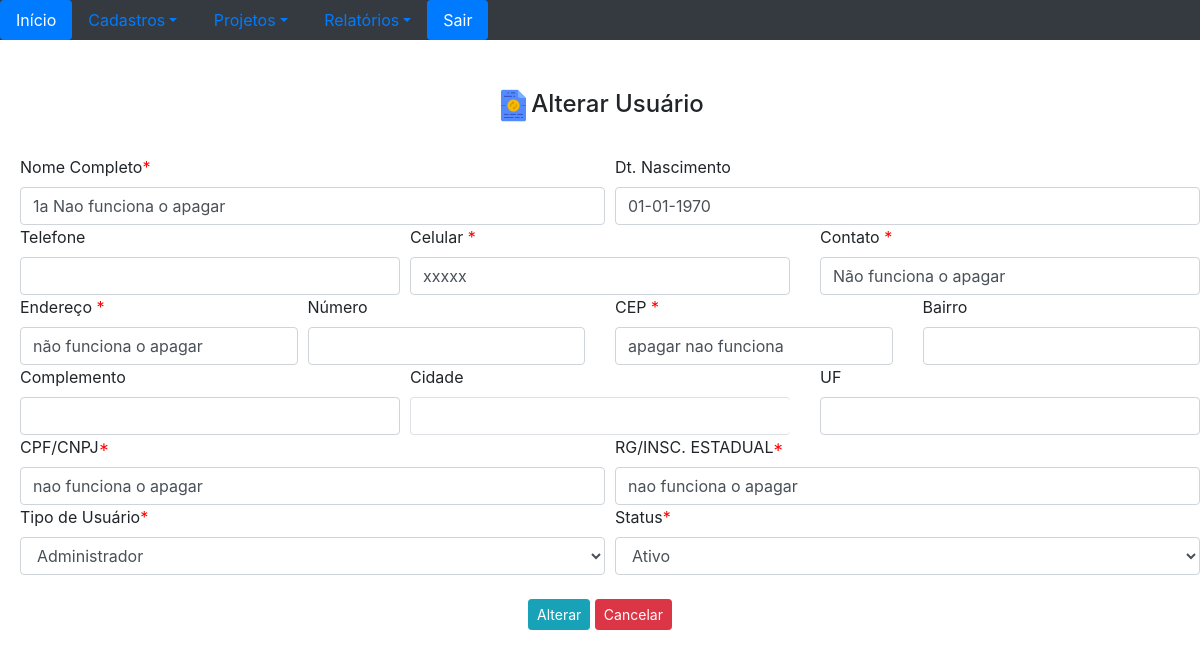
Page /visual/frmUsuarios.php?UsrData=7&op=alterar (signed in) on the committed database.
### tables this page shows
CREATE TABLE `usuarios_tbl` (
  `id` int(11) NOT NULL,
  `nomeUsuario` varchar(200) NOT NULL,
  `dtNasc` date NOT NULL,
  `telefone` varchar(30) NOT NULL,
  `celular` varchar(30) NOT NULL,
  `contato` varchar(50) NOT NULL,
  `endereco` varchar(200) NOT NULL,
  `numero` varchar(30) NOT NULL,
  `cep` varchar(20) NOT NULL,
  `bairro` varchar(150) NOT NULL,
  `complemento` varchar(150) NOT NULL,
  `cidade` varchar(150) NOT NULL,
  `uf` varchar(3) NOT NULL,
  `cpfcnpj` varchar(30) NOT NULL,
  `rginsest` varchar(30) NOT NULL,
  `usuario` varchar(30) NOT NULL,
  `senha` varchar(50) NOT NULL,
  `tipoUsuario` varchar(20) NOT NULL,
  `status` varchar(20) NOT NULL
);

### visual/frmUsuarios.php (the view, shortened to what this page needs)
<!DOCTYPE html>
<html lang="pt-br">
<head>
<link rel="stylesheet" href="../bootstrap/css/bootstrap.min.css">
<link rel="stylesheet" href="fonts/font-awesome.min.css">
</head>
    <body>
       <?php  include "../core/verifica_session.php";
        $operacao = $_GET['op'];
        if ($operacao == 'alterar') {
            $usuario = $_GET['UsrData'];
            $pdo = Database::connect();
            $pdo->setAttribute(PDO::ATTR_ERRMODE, PDO::ERRMODE_EXCEPTION);
            $sql = "SELECT *  FROM usuarios_tbl WHERE id=?";
            $q = $pdo->prepare($sql);
            $q->execute(array($usuario));
            echo '<h4 class="text-center"><img src="../img/refresh.png" width="35px" height="35px">Alterar Usuário</h4>
            <br/>
            <form name="frmUsuarios" action="../classes/operacoesUsuarios.php" method="post">';
            foreach ($q as $row){
                $dtNasc = date("d-m-Y",strtotime(str_replace('-','/',$row['dtNasc'])));
                echo '<div class="row">
                    <div class="col">
                        <label style="margin-left: 20px;" for="cliente">Nome Completo<font color="red">*</font></label>
                        <input style="margin-left: 20px;" type="text" class="form-control" id="nomeUsuario" name="nomeUsuario" value="'.$row['nomeUsuario'] .'" required>
                    </div>
                    <div class="col">
                        <label for="date">Dt. Nascimento</label>
                        <input type="text" class="form-control" id="date" name="dtNasc" value="'.$dtNasc .'">
                    </div>
                </div>
                <div class="row">
                    <div class="col">
                        <label style="margin-left: 20px;" for="telfixo">Telefone </label>
                        <input style="margin-left: 20px;" type="text" class="form-control" id="telfixo" name="telfixo" value="'.$row['telefone'] .'">
                    </div>
                    <div class="col">
                        <label for="celular">Celular <font color="red">*</font></label>
                        <input type="text" class="form-control" id="celular" name="celular"  value="'.$row['celular'] .'" required>
                    </div>
                    <div class="col">
                        <label for="contato">Contato <font color="red">*</font> </label>
                        <input type="text" class="form-control" id="contato" name="contato" value="'.$row['contato'] .'" required>
                    </div>
                </div>
                <div class="row">
                    <div class="col">
                        <label style="margin-left: 20px;" for="endereco">Endere&ccedil;o <font color="red">*</font></label>
                        <input style="margin-left: 20px;" type="text" class="form-control" id="endereco" name="endereco" value="'.$row['endereco'] .'" required>
                    </div>
                    <div class="col">
                        <label for="numero">N&uacute;mero</label>
                        <input type="text" class="form-control" id="numero" name="numero" value="'.$row['numero'] .'">
                    </div>
                    <div class="col">
                        <label for="cep">CEP <font color="red">*</font></label>
                        <input type="text" class="form-control" id="cep" name="cep" value="'.$row['cep'] .'" required>
                    </div>
                    <div class="col">
                        <label for="bairro">Bairro</label>
                        <input type="text" class="form-control" id="bairro" name="bairro" value="'.$row['bairro'] .'" >
                    </div>
                </div>
                <div class="row">
                    <div class="col">
                        <label style="margin-left: 20px;" for="complemento">Complemento</label>
                        <input style="margin-left: 20px;" type="text" class="form-control" id="complemento" name="complemento" value="'.$row['complemento'] .'">
                    </div>
                    <div class="col">
                        <label for="cidade">Cidade</label>
                        <input name="cidade" class="form-control py-2 border-right-0 border" type="text" id="cidade" value="'.$row['cidade'] .'">
                    </div>
                    <div class="col">
                        <label for="uf">UF</label>
                        <input type="text" class="form-control" id="uf" name="uf" maxlength = "3" value="'.$row['uf'] .'">
                    </div>
                </div>
                <div class="row">
                    <div class="col">
                        <label style="margin-left: 20px;" for="cpfcnpj">CPF/CNPJ<font color="red">*</font></label>
                        <input style="margin-left: 20px;" type="text" class="form-control" id="cpfcnpj" name="cpfcnpj"  value="'.$row['cpfcnpj'] .'" required>
                    </div>
                    <div class="col">
                        <label for="rginsest">RG/INSC. ESTADUAL<font color="red">*</font></label>
                        <input type="text" class="form-control" id="rginsest" name="rginsest" value="'.$row['rginsest'] .'" required>
                    </div>
                </div>
                <div class="row">
                    <div class="col">
                        <label style="margin-left: 20px;" for="tipoUsuario">Tipo de Usuário<font color="red">*</font></label>
                        <select style="margin-left: 20px;" class="form-control" id="tipoUsuario" name="tipoUsuario" required>
                            <option>Administrador</option>
                        </select>
                    </div>
                    <div class="col">
                        <label for="status">Status<font color="red">*</font></label>
                        <select class="form-control" id="status" name="status" required>
                            <option>Ativo</option>
    -                    </select>
                    </div>
                </div>
                <br />
                <div class="container">
                <div class="row">
                    <div class="col text-center">
                    <input type="hidden" id="user" name="usrData" value="'.$usuario.'">
                        <a href="#"><button type="submit" class="btn btn-info btn-sm">Alterar </button></a>
                        <a href="../visual/gridUsuario.php" class="btn btn-danger btn-sm">Cancelar</a>
                    </div>
                </div>
            </form>';
            }
            }
        ?>
    </body>
</html>

### rows in the picture
usuarios_tbl: nomeUsuario "1a Nao funciona o apagar", dtNasc "01-01-1970", celular "xxxxx", contato "Não funciona o apagar", endereco "não funciona o apagar", cep "apagar nao funciona", cpfcnpj "nao funciona o apagar", rginsest "nao funciona o apagar"
